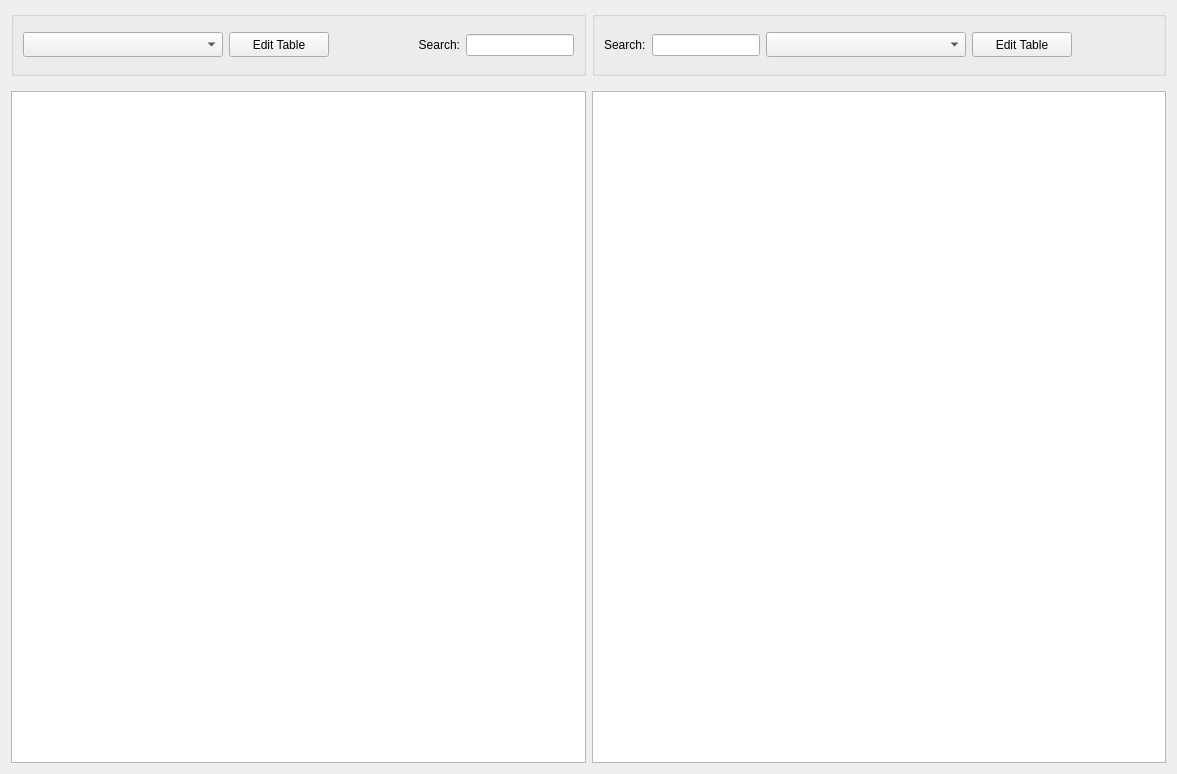
<?xml version="1.0" encoding="UTF-8"?>
<ui version="4.0">
 <class>Form</class>
 <widget class="QWidget" name="Form">
  <property name="geometry">
   <rect>
    <x>0</x>
    <y>0</y>
    <width>1177</width>
    <height>774</height>
   </rect>
  </property>
  <property name="windowTitle">
   <string>Form</string>
  </property>
  <layout class="QGridLayout" name="gridLayout">
   <item row="1" column="0">
    <layout class="QGridLayout" name="gridLayout">
     <item row="0" column="0">
      <widget class="QGroupBox" name="groupBox">
       <property name="sizePolicy">
        <sizepolicy hsizetype="Expanding" vsizetype="Fixed">
         <horstretch>0</horstretch>
         <verstretch>0</verstretch>
        </sizepolicy>
       </property>
       <property name="minimumSize">
        <size>
         <width>0</width>
         <height>65</height>
        </size>
       </property>
       <property name="maximumSize">
        <size>
         <width>650</width>
         <height>16777215</height>
        </size>
       </property>
       <layout class="QHBoxLayout" name="horizontalLayout">
        <item>
         <widget class="QComboBox" name="dbTable_comboBox">
          <property name="sizePolicy">
           <sizepolicy hsizetype="Fixed" vsizetype="Fixed">
            <horstretch>0</horstretch>
            <verstretch>0</verstretch>
           </sizepolicy>
          </property>
          <property name="minimumSize">
           <size>
            <width>200</width>
            <height>25</height>
           </size>
          </property>
          <property name="focusPolicy">
           <enum>Qt::StrongFocus</enum>
          </property>
          <property name="layoutDirection">
           <enum>Qt::LeftToRight</enum>
          </property>
          <property name="currentText">
           <string/>
          </property>
          <property name="placeholderText">
           <string/>
          </property>
         </widget>
        </item>
        <item>
         <widget class="QPushButton" name="edit_pushButton">
          <property name="sizePolicy">
           <sizepolicy hsizetype="Fixed" vsizetype="Fixed">
            <horstretch>0</horstretch>
            <verstretch>0</verstretch>
           </sizepolicy>
          </property>
          <property name="minimumSize">
           <size>
            <width>100</width>
            <height>25</height>
           </size>
          </property>
          <property name="maximumSize">
           <size>
            <width>100</width>
            <height>25</height>
           </size>
          </property>
          <property name="focusPolicy">
           <enum>Qt::StrongFocus</enum>
          </property>
          <property name="text">
           <string>Edit Table</string>
          </property>
         </widget>
        </item>
        <item>
         <spacer name="horizontalSpacer">
          <property name="orientation">
           <enum>Qt::Horizontal</enum>
          </property>
          <property name="sizeHint" stdset="0">
           <size>
            <width>40</width>
            <height>20</height>
           </size>
          </property>
         </spacer>
        </item>
        <item>
         <widget class="QLabel" name="search_label">
          <property name="sizePolicy">
           <sizepolicy hsizetype="Fixed" vsizetype="Fixed">
            <horstretch>0</horstretch>
            <verstretch>0</verstretch>
           </sizepolicy>
          </property>
          <property name="text">
           <string>Search:</string>
          </property>
          <property name="alignment">
           <set>Qt::AlignRight|Qt::AlignTrailing|Qt::AlignVCenter</set>
          </property>
         </widget>
        </item>
        <item>
         <widget class="QLineEdit" name="search_lineEdit">
          <property name="sizePolicy">
           <sizepolicy hsizetype="Expanding" vsizetype="Fixed">
            <horstretch>0</horstretch>
            <verstretch>0</verstretch>
           </sizepolicy>
          </property>
          <property name="minimumSize">
           <size>
            <width>100</width>
            <height>0</height>
           </size>
          </property>
         </widget>
        </item>
       </layout>
      </widget>
     </item>
     <item row="2" column="1">
      <widget class="QStackedWidget" name="db_stackedWidget_2">
       <property name="sizePolicy">
        <sizepolicy hsizetype="Expanding" vsizetype="Expanding">
         <horstretch>0</horstretch>
         <verstretch>0</verstretch>
        </sizepolicy>
       </property>
       <property name="currentIndex">
        <number>1</number>
       </property>
       <widget class="QWidget" name="db_tableView_2">
        <property name="sizePolicy">
         <sizepolicy hsizetype="Expanding" vsizetype="Expanding">
          <horstretch>0</horstretch>
          <verstretch>0</verstretch>
         </sizepolicy>
        </property>
        <layout class="QVBoxLayout" name="verticalLayout">
         <property name="leftMargin">
          <number>0</number>
         </property>
         <property name="rightMargin">
          <number>0</number>
         </property>
         <property name="bottomMargin">
          <number>0</number>
         </property>
         <item>
          <widget class="QTableView" name="dbTable_tableView_2">
           <property name="sizePolicy">
            <sizepolicy hsizetype="Expanding" vsizetype="Expanding">
             <horstretch>0</horstretch>
             <verstretch>0</verstretch>
            </sizepolicy>
           </property>
          </widget>
         </item>
        </layout>
       </widget>
       <widget class="QWidget" name="db_tree_2">
        <property name="sizePolicy">
         <sizepolicy hsizetype="Expanding" vsizetype="Expanding">
          <horstretch>0</horstretch>
          <verstretch>0</verstretch>
         </sizepolicy>
        </property>
        <layout class="QVBoxLayout" name="verticalLayout_2">
         <property name="leftMargin">
          <number>0</number>
         </property>
         <property name="rightMargin">
          <number>0</number>
         </property>
         <property name="bottomMargin">
          <number>0</number>
         </property>
         <item>
          <widget class="QTreeView" name="dbTable_treeView_2">
           <property name="sizePolicy">
            <sizepolicy hsizetype="Expanding" vsizetype="Expanding">
             <horstretch>0</horstretch>
             <verstretch>0</verstretch>
            </sizepolicy>
           </property>
          </widget>
         </item>
        </layout>
       </widget>
      </widget>
     </item>
     <item row="0" column="1">
      <widget class="QGroupBox" name="groupBox_2">
       <property name="sizePolicy">
        <sizepolicy hsizetype="Expanding" vsizetype="Fixed">
         <horstretch>0</horstretch>
         <verstretch>0</verstretch>
        </sizepolicy>
       </property>
       <property name="minimumSize">
        <size>
         <width>0</width>
         <height>65</height>
        </size>
       </property>
       <property name="maximumSize">
        <size>
         <width>650</width>
         <height>16777215</height>
        </size>
       </property>
       <property name="title">
        <string/>
       </property>
       <layout class="QHBoxLayout" name="horizontalLayout_2">
        <item>
         <widget class="QLabel" name="search_label_2">
          <property name="sizePolicy">
           <sizepolicy hsizetype="Fixed" vsizetype="Fixed">
            <horstretch>0</horstretch>
            <verstretch>0</verstretch>
           </sizepolicy>
          </property>
          <property name="text">
           <string>Search:</string>
          </property>
         </widget>
        </item>
        <item>
         <widget class="QLineEdit" name="search_lineEdit_2">
          <property name="minimumSize">
           <size>
            <width>100</width>
            <height>0</height>
           </size>
          </property>
         </widget>
        </item>
        <item>
         <widget class="QComboBox" name="dbTable_comboBox_2">
          <property name="sizePolicy">
           <sizepolicy hsizetype="Fixed" vsizetype="Fixed">
            <horstretch>0</horstretch>
            <verstretch>0</verstretch>
           </sizepolicy>
          </property>
          <property name="minimumSize">
           <size>
            <width>200</width>
            <height>25</height>
           </size>
          </property>
         </widget>
        </item>
        <item>
         <widget class="QPushButton" name="edit_pushButton_2">
          <property name="sizePolicy">
           <sizepolicy hsizetype="Fixed" vsizetype="Fixed">
            <horstretch>0</horstretch>
            <verstretch>0</verstretch>
           </sizepolicy>
          </property>
          <property name="minimumSize">
           <size>
            <width>100</width>
            <height>25</height>
           </size>
          </property>
          <property name="maximumSize">
           <size>
            <width>100</width>
            <height>25</height>
           </size>
          </property>
          <property name="text">
           <string>Edit Table</string>
          </property>
         </widget>
        </item>
        <item>
         <spacer name="horizontalSpacer_2">
          <property name="orientation">
           <enum>Qt::Horizontal</enum>
          </property>
          <property name="sizeHint" stdset="0">
           <size>
            <width>40</width>
            <height>20</height>
           </size>
          </property>
         </spacer>
        </item>
       </layout>
      </widget>
     </item>
     <item row="2" column="0">
      <widget class="QStackedWidget" name="db_stackedWidget">
       <property name="sizePolicy">
        <sizepolicy hsizetype="Expanding" vsizetype="Expanding">
         <horstretch>0</horstretch>
         <verstretch>0</verstretch>
        </sizepolicy>
       </property>
       <property name="lineWidth">
        <number>1</number>
       </property>
       <property name="currentIndex">
        <number>1</number>
       </property>
       <widget class="QWidget" name="db_table">
        <property name="sizePolicy">
         <sizepolicy hsizetype="Expanding" vsizetype="Expanding">
          <horstretch>0</horstretch>
          <verstretch>0</verstretch>
         </sizepolicy>
        </property>
        <layout class="QVBoxLayout" name="verticalLayout_7">
         <property name="leftMargin">
          <number>0</number>
         </property>
         <property name="topMargin">
          <number>9</number>
         </property>
         <property name="rightMargin">
          <number>0</number>
         </property>
         <property name="bottomMargin">
          <number>0</number>
         </property>
         <item>
          <widget class="QTableView" name="dbTable_tableView">
           <property name="sizePolicy">
            <sizepolicy hsizetype="Expanding" vsizetype="Expanding">
             <horstretch>0</horstretch>
             <verstretch>0</verstretch>
            </sizepolicy>
           </property>
          </widget>
         </item>
        </layout>
       </widget>
       <widget class="QWidget" name="db_tree">
        <property name="sizePolicy">
         <sizepolicy hsizetype="Expanding" vsizetype="Expanding">
          <horstretch>0</horstretch>
          <verstretch>0</verstretch>
         </sizepolicy>
        </property>
        <layout class="QVBoxLayout" name="verticalLayout_8">
         <property name="leftMargin">
          <number>0</number>
         </property>
         <property name="rightMargin">
          <number>0</number>
         </property>
         <property name="bottomMargin">
          <number>0</number>
         </property>
         <item>
          <widget class="QTreeView" name="dbTable_treeView">
           <property name="sizePolicy">
            <sizepolicy hsizetype="Expanding" vsizetype="Expanding">
             <horstretch>0</horstretch>
             <verstretch>0</verstretch>
            </sizepolicy>
           </property>
          </widget>
         </item>
        </layout>
       </widget>
      </widget>
     </item>
    </layout>
   </item>
  </layout>
 </widget>
 <resources/>
 <connections/>
</ui>
